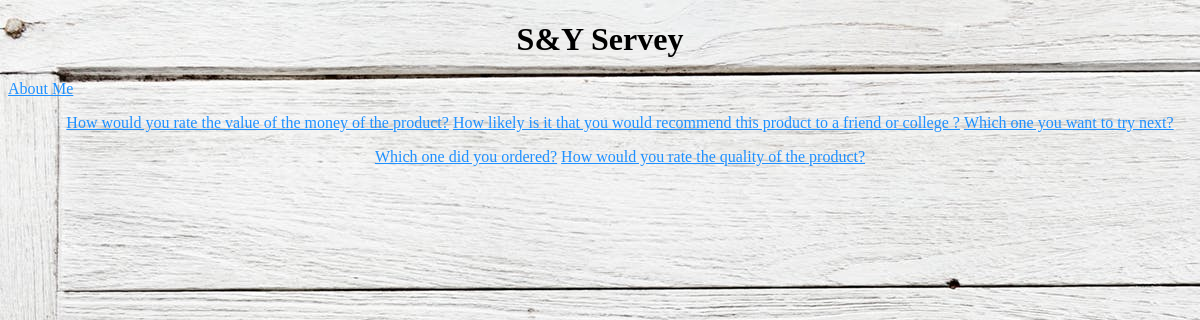
Screenshot of /polls/ with the database file from the repository.
### polls/models.py (models this page shows, shortened)
class Question(models.Model):
    question_text = models.CharField(max_length=200)
    pub_date = models.DateTimeField('date published')

### polls/views.py (the view)
# urls.py: path('', views.IndexView.as_view(), name='index'),
class IndexView(generic.ListView):
    template_name = 'polls/index.html'
    context_object_name = 'latest_question_list'
    def get_queryset(self):
        return  Question.objects.filter(pub_date__lte=timezone.now()).order_by('-pub_date')[:5]

### polls/templates/polls/index.html (shortened to what this page needs)
<!DOCTYPE html>
<html>
{% load static %}
<link rel="stylesheet" type="text/css" href="{% static 'polls/style.css' %}" />
    <head>
    </head>
    <body>
        <h1 align="center">S&Y Servey</h1>
        <a href="about/" style="color:DodgerBlue">About Me</a>
{% if latest_question_list %}
    <ul>
    {% for question in latest_question_list %}
        <li><a href="{% url 'polls:detail' question.id %}" style="color:DodgerBlue">{{ question.question_text }} </a><p style="text-align:center"></li>
    {% endfor %}
    </ul>
{% else %}
    <p>No polls are available.</p>
{% endif %}
</body>
</html>

### polls/static/polls/style.css (style rules this page uses)
li { color: Green; display: inline-block; }
body { background: white url("images/background.gif") no-repeat; }
ul { text-align: center; }

### rows the page displays
Question: question_text "How would you rate the value of the money of the product?"
Question: question_text "How likely is it that you would recommend this product to a friend or college ?"
Question: question_text "Which one you want to try next?"
Question: question_text "Which one did you ordered?"
Question: question_text "How would you rate the quality of the product?"
